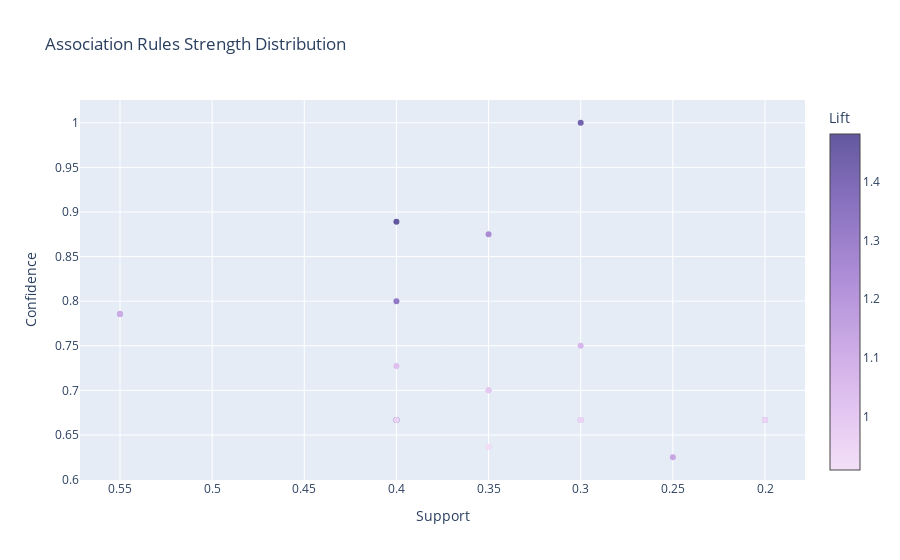
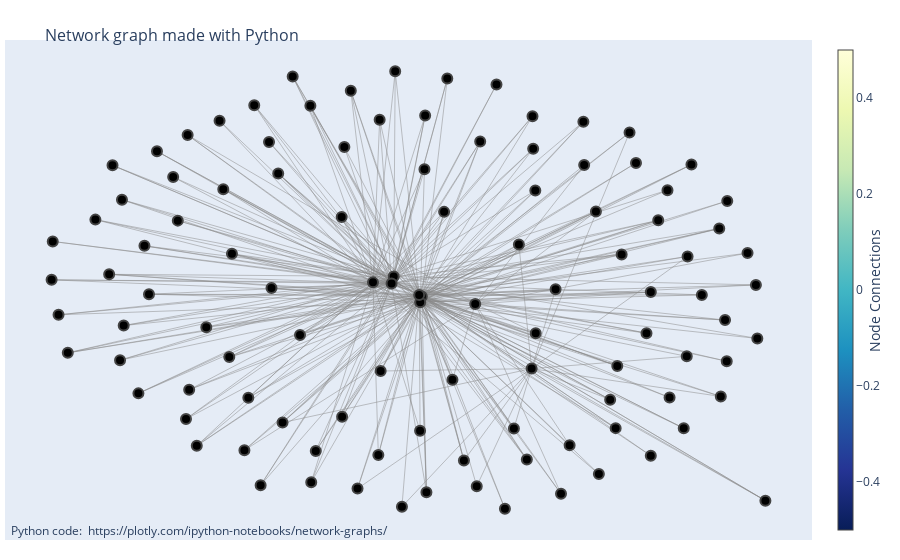

Notebook code for these charts, in order:
### Markdown cell above
apriori

### Code cell
from apriori_python import apriori

start = time.time()
freqItemSet, rules = apriori(transactions, minSup=min_sup, minConf=0.6)
times['apriori'] = time.time() - start

n_trans = len(transactions)

print("\nАссоциативные правила (достоверность ≥ 60%):")
rules_pyarmviz = []   # список Rule для PyARMViz

for i, (antecedent, consequent, confidence) in enumerate(rules):
    ant = frozenset(antecedent)
    cons = frozenset(consequent)
    union = ant | cons

    # считаем поддержку прямо по транзакциям
    count_ab = sum(1 for t in transactions if union.issubset(t))
    count_a = sum(1 for t in transactions if ant.issubset(t))
    count_b = sum(1 for t in transactions if cons.issubset(t))

    support_ab = count_ab / n_trans
    support_a = count_a / n_trans
    support_b = count_b / n_trans

    lift = support_ab / (support_a * support_b) if support_a * support_b else 0.0

    print(f"{i}: {set(antecedent)} -> {set(consequent)} "
          f"Support = {support_ab:.3f} Confidence = {confidence:.3f} Lift = {lift:.3f}")

    # создаём Rule для PyARMViz (нужны абсолютные counts)
    rules_pyarmviz.append(
        PyARMViz.Rule.Rule(
            lhs=tuple(antecedent),
            rhs=tuple(consequent),
            count_full=count_ab,
            count_lhs=count_a,
            count_rhs=count_b,
            num_transactions=n_trans
        )
    )
PyARMViz.metadata_scatter_plot(rules_pyarmviz)         # scatter support/confidence/lift
PyARMViz.adjacency_graph_plotly(rules_pyarmviz)        # интерактивный граф связей
# PyARMViz.adjacency_parallel_coordinate_plot(rules_pyarmviz)  # параллельные координаты
# PyARMViz.adjacency_parallel_category_plot(rules_pyarmviz)    # параллельные категории

### Figure 1 — Plotly figure (JSON) as saved in the notebook; plotly's stock layout.template omitted (floating-point values rounded to 4 significant figures)
{"data": [{"marker": {"color": [1.136, 1.061, 0.9091, 1.212, 1.481, 1.333, 0.9524, 0.9524, 1.333, 1.111, 0.9524, 0.9524, 0.9524, 1.0, 1.0, 1.039, 1.071, 1.122, 1.122, 1.333, 1.25, 1.481, 1.429], "colorbar": {"title": {"text": "Lift"}}, "colorscale": [[0.0, "rgb(243, 224, 247)"], [0.1667, "rgb(228, 199, 241)"], [0.3333, "rgb(209, 175, 232)"], [0.5, "rgb(185, 152, 221)"], [0.6667, "rgb(159, 130, 206)"], [0.8333, "rgb(130, 109, 186)"], [1.0, "rgb(99, 88, 159)"]]}, "mode": "markers", "text": ["('Брюки',) => ('Сумка',), Lift: 1.1363636363636365", "('Сумка',) => ('Куртка',), Lift: 1.0606060606060606", "('Сумка',) => ('Джинсы',), Lift: 0.9090909090909091", "('Шапка',) => ('Сумка',), Lift: 1.2121212121212122", "('Куртка',) => ('Кроссовки',), Lift: 1.4814814814814814", "('Кроссовки',) => ('Рубашка',), Lift: 1.3333333333333333", "('Куртка',) => ('Футболка',), Lift: 0.9523809523809524", "('Кроссовки',) => ('Футболка',), Lift: 0.9523809523809523", "('Куртка',) => ('Рубашка',), Lift: 1.3333333333333335", "('Шапка',) => ('Куртка',), Lift: 1.1111111111111112", "('Шапка',) => ('Футболка',), Lift: 0.9523809523809524", "('Кроссовки',) => ('Джинсы',), Lift: 0.9523809523809523", "('Куртка',) => ('Джинсы',), Lift: 0.9523809523809524", "('Рубашка',) => ('Футболка',), Lift: 1.0", "('Рубашка',) => ('Джинсы',), Lift: 1.0", "('Сумка',) => ('Футболка',), Lift: 1.038961038961039", "('Брюки',) => ('Джинсы',), Lift: 1.0714285714285714", "('Футболка',) => ('Джинсы',), Lift: 1.1224489795918369", "('Джинсы',) => ('Футболка',), Lift: 1.1224489795918369", "('Рубашка',) => ('Куртка',), Lift: 1.3333333333333335", "('Брюки',) => ('Футболка',), Lift: 1.2499999999999998", "('Кроссовки',) => ('Куртка',), Lift: 1.4814814814814814", "('Шапка',) => ('Джинсы',), Lift: 1.4285714285714286"], "x": [0.25, 0.35, 0.35, 0.2, 0.4, 0.3, 0.4, 0.3, 0.4, 0.2, 0.2, 0.3, 0.4, 0.35, 0.35, 0.4, 0.3, 0.55, 0.55, 0.4, 0.35, 0.4, 0.3], "y": [0.625, 0.6364, 0.6364, 0.6667, 0.6667, 0.6667, 0.6667, 0.6667, 0.6667, 0.6667, 0.6667, 0.6667, 0.6667, 0.7, 0.7, 0.7273, 0.75, 0.7857, 0.7857, 0.8, 0.875, 0.8889, 1.0], "type": "scatter"}], "layout": {"xaxis": {"title": {"text": "Support"}, "autorange": "reversed"}, "title": {"text": "Association Rules Strength Distribution"}, "yaxis": {"title": {"text": "Confidence"}}}}

### Figure 2 — Plotly figure (JSON) as saved in the notebook; plotly's stock layout.template omitted (floating-point values rounded to 4 significant figures; data arrays with more than 128 entries replaced by an {"elided": "..."} marker saying what was removed)
{"data": [{"hoverinfo": "none", "line": {"color": "#888", "width": 0.5}, "mode": "lines", "x": {"elided": "906 float values"}, "y": {"elided": "906 float values"}, "type": "scatter"}, {"hoverinfo": "text", "marker": {"color": [], "colorbar": {"thickness": 15, "title": {"side": "right", "text": "Node Connections"}, "xanchor": "left"}, "colorscale": [[0.0, "rgb(255,255,217)"], [0.125, "rgb(237,248,177)"], [0.25, "rgb(199,233,180)"], [0.375, "rgb(127,205,187)"], [0.5, "rgb(65,182,196)"], [0.625, "rgb(29,145,192)"], [0.75, "rgb(34,94,168)"], [0.875, "rgb(37,52,148)"], [1.0, "rgb(8,29,88)"]], "line": {"width": 2}, "reversescale": true, "showscale": true, "size": 10}, "mode": "markers", "text": ["0", "Брюки", "Сумка", "1", "Рубашка", "Куртка", "2", "Кроссовки", "Джинсы", "3", "4", "5", "6", "Футболка", "7", "8", "9", "10", "11", "12", "13", "14", "Шапка", "15", "16", "17", "18", "19", "20", "21", "22", "23", "24", "25", "26", "27", "28", "29", "30", "31", "32", "33", "34", "35", "36", "37", "38", "39", "40", "41", "42", "43", "44", "45", "46", "47", "48", "49", "50", "51", "52", "53", "54", "55", "56", "57", "58", "59", "60", "61", "62", "63", "64", "65", "66", "67", "68", "69", "70", "71", "72", "73", "74", "75", "76", "77", "78", "79", "80", "81", "82", "83", "84", "85", "86", "87", "88", "89", "90", "91", "92", "93", "94", "95", "96", "97", "98", "99"], "x": [0.1518, 0.3005, 0.002919, 0.3028, -0.07327, -0.07899, 0.6116, -0.1294, -0.001439, -0.9812, -0.8814, -0.4337, -0.835, -0.004197, 0.3047, -1.0, -0.2966, -0.7484, 0.01203, -0.2069, 0.2281, 0.4428, 0.1477, -0.9969, -0.6706, 0.829, -0.001754, 0.2053, -0.6581, 0.8854, 0.4826, 0.6742, 0.5281, -0.2989, 0.01009, -0.4043, -0.6315, 0.7229, 0.08593, 0.6233, 0.7616, -0.467, -0.06913, -0.6359, 0.3115, -0.4776, -0.3468, 0.01545, -0.7362, 0.5325, -0.3861, -0.5186, -0.1086, 0.9338, 0.5132, 0.06336, -0.9561, 0.6685, 0.9119, 0.07197, -0.8094, -0.8047, 0.5832, 0.7207, 0.2659, -0.6273, -0.5809, 0.7125, -0.7145, 0.4407, 0.6233, 0.8304, -0.411, -0.2843, 0.2525, 0.5657, -0.327, 0.1611, -0.5114, 0.5444, 0.2875, 0.3654, 0.6434, -0.451, -0.1113, -0.7648, 0.8129, 0.3104, 0.908, 0.7334, -0.213, -0.05085, -0.545, 0.4034, -0.1712, -0.8146, -0.1148, 0.8245, 0.4747, 0.3801, -0.5349, -0.8441, 0.8088, 0.117, -0.3744, -0.2142, -0.6067, -0.1895], "y": [-0.8344, -0.3238, -0.01055, 0.7726, 0.07635, 0.04558, -0.1699, 0.0508, -0.03554, -0.08992, 0.3234, -0.8304, 0.5593, -0.003773, 0.6307, 0.06176, -0.8175, 0.2094, 0.7759, 0.6388, -0.9325, 0.5601, -0.04291, 0.2285, 0.5085, -0.2917, -0.5941, 0.9106, 0.319, 0.1779, -0.7818, -0.4493, -0.5823, 0.8178, 0.5417, 0.02633, 0.691, 0.1635, -0.3721, 0.008701, -0.003581, -0.4502, 0.9678, -0.5427, -0.17, -0.6783, 0.9454, -0.8606, -0.0005655, -0.3125, 0.5235, -0.2737, -0.3343, -0.8973, -0.4588, 0.357, -0.2553, 0.4512, -0.1928, 0.9359, 0.4101, -0.1368, 0.5698, -0.2705, 0.2155, -0.4154, -0.1437, -0.583, 0.6201, 0.7487, -0.7021, 0.4046, 0.6607, -0.6813, -0.5836, 0.7018, -0.1775, 0.6626, 0.1748, 0.1721, -0.7189, 0.02044, 0.3202, 0.8206, 0.7572, -0.4313, -0.4448, 0.4498, 0.03982, 0.5628, -0.5324, -0.9237, 0.7527, -0.6563, -0.845, -0.2872, -0.6992, -0.1129, 0.3588, -0.8676, 0.4556, 0.08586, 0.2846, -0.7231, -0.5581, 0.3346, -0.6588, 0.8836], "type": "scatter"}], "layout": {"annotations": [{"showarrow": false, "text": "Python code: <a href='https://plotly.com/ipython-notebooks/network-graphs/'> https://plotly.com/ipython-notebooks/network-graphs/</a>", "x": 0.005, "xref": "paper", "y": -0.002, "yref": "paper"}], "hovermode": "closest", "margin": {"b": 20, "l": 5, "r": 5, "t": 40}, "showlegend": false, "title": {"font": {"size": 16}, "text": "<br>Network graph made with Python"}, "xaxis": {"showgrid": false, "showticklabels": false, "zeroline": false}, "yaxis": {"showgrid": false, "showticklabels": false, "zeroline": false}}}
